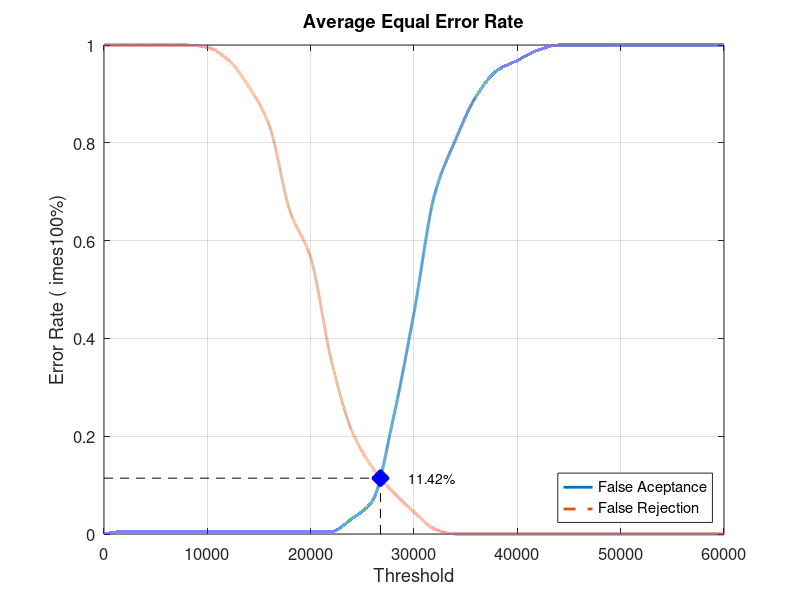
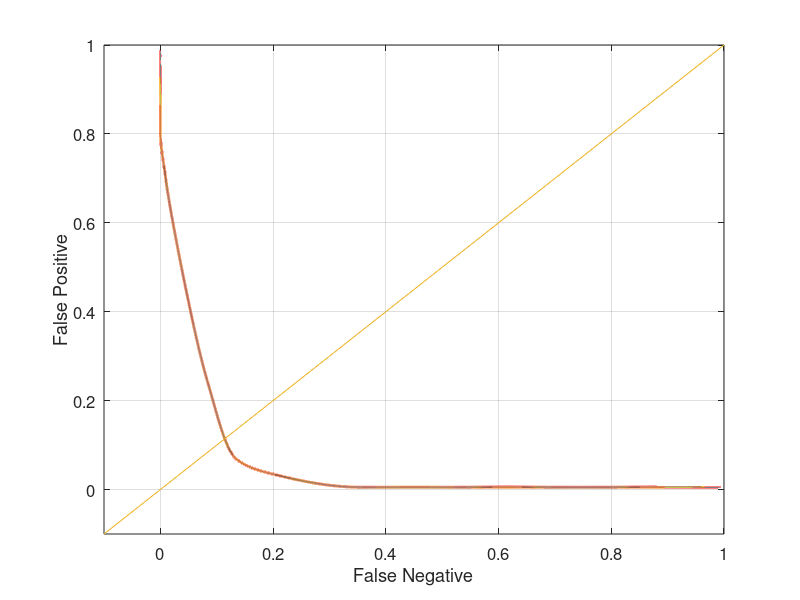

The MATLAB script that drew these images, in order:
close all;
clear;
clc;
x = 0:2000:60000;
xq = 0:0.5:60000;

y0 = [0 0.00526316 0.00526316 0.00526316 0.00526316 0.00526316 0.00526316 0.00526316 0.00526316 0.00526316 0.00526316 0.00526316 0.0315789 0.0684211 0.236842 0.452632 0.694737 0.805263 0.894737 0.947368 0.968421 0.989474 1 1 1 1 1 1 1 1 1]
yy0 = interp1(x, y0, xq, 'pchip');
y1 = [1 1 1 1 1 0.995 0.97 0.915 0.835 0.66 0.565 0.355 0.21 0.135 0.085 0.045 0.01 0 0 0 0 0 0 0 0 0 0 0 0 0 0]
yy1 = interp1(x, y1, xq, 'pchip');

% Calculating EER: 
y2 = abs(y0 - y1);
find(y2 == min(y2))
yy2 = abs(yy0 - yy1);
xEER = find(yy2 == min(yy2));
xEERIndex = xq(xEER) % X-axis EER
yEER = yy0(xEER) % Y-axis EER

main = figure
plot(xq, yy0,'-','LineWidth', 2);	hold on
plot(xq, yy1,'--','LineWidth', 2);	hold on
plot([xEERIndex xEERIndex], [0 yEER], 'k--');	hold on
plot([0 xEERIndex], [yEER yEER], 'k--');	hold on
plot(xEERIndex, yEER, 'bx', 'LineWidth', 10);	hold on
text(xEERIndex + 10 * xEERIndex / 100, yEER, [num2str(round((10000 * yEER)) / 100) '%'])
legend('False Aceptance', 'False Rejection', 'Location', 'SouthEast')
xlabel('Threshold')
ylabel('Error Rate (	imes100%)')
title('Average Equal Error Rate')
set(gca, 'FontSize', 12)
axis([0 60000 0 1])
grid on

print(main, 'Database2_1Main', '-dpng');
FNRxFPR = figure('Color', [1 1 1]);
plot(yy1, yy0, '-', yy1, yy0, 'LineWidth', 2);
hold on
y = -0.1:0.1:1
plot(y, y); 
set(gca, 'FontSize', 12)
xlabel('False Negative')
ylabel('False Positive')
axis([-0.1 1 -0.1 1])
set(gca, 'FontSize', 12)
grid on

print(FNRxFPR, 'Database2_1FNRxFPR','-dpng');
